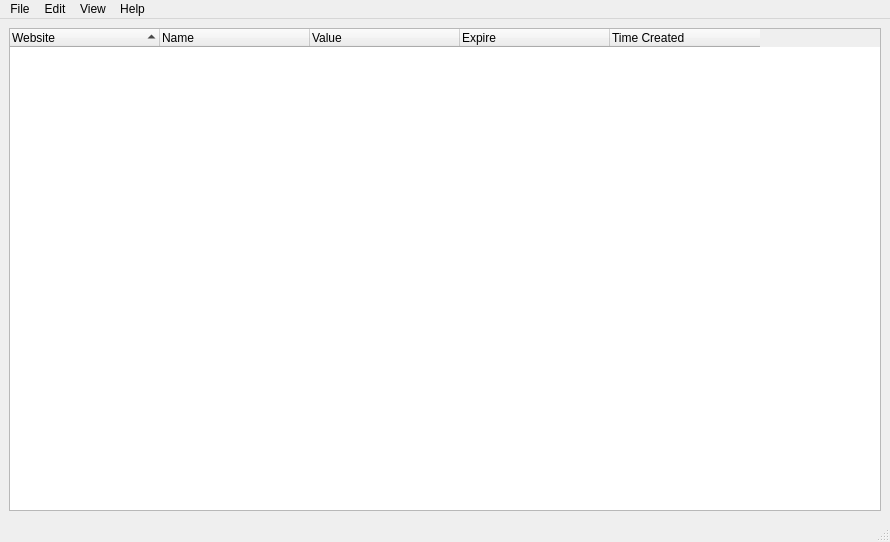
<?xml version="1.0" encoding="UTF-8"?>
<ui version="4.0">
 <class>MainWindow</class>
 <widget class="QMainWindow" name="MainWindow">
  <property name="geometry">
   <rect>
    <x>0</x>
    <y>0</y>
    <width>890</width>
    <height>542</height>
   </rect>
  </property>
  <property name="windowTitle">
   <string>Chrome Cookies</string>
  </property>
  <property name="toolTip">
   <string/>
  </property>
  <widget class="QWidget" name="centralwidget">
   <layout class="QHBoxLayout" name="horizontalLayout">
    <item>
     <widget class="QTreeWidget" name="treeWidget">
      <property name="toolTip">
       <string/>
      </property>
      <property name="statusTip">
       <string/>
      </property>
      <property name="autoScroll">
       <bool>true</bool>
      </property>
      <property name="showDropIndicator" stdset="0">
       <bool>true</bool>
      </property>
      <property name="alternatingRowColors">
       <bool>false</bool>
      </property>
      <property name="selectionMode">
       <enum>QAbstractItemView::ExtendedSelection</enum>
      </property>
      <property name="indentation">
       <number>0</number>
      </property>
      <property name="itemsExpandable">
       <bool>true</bool>
      </property>
      <property name="sortingEnabled">
       <bool>true</bool>
      </property>
      <attribute name="headerDefaultSectionSize">
       <number>150</number>
      </attribute>
      <attribute name="headerMinimumSectionSize">
       <number>150</number>
      </attribute>
      <attribute name="headerShowSortIndicator" stdset="0">
       <bool>true</bool>
      </attribute>
      <attribute name="headerStretchLastSection">
       <bool>false</bool>
      </attribute>
      <column>
       <property name="text">
        <string>Website</string>
       </property>
      </column>
      <column>
       <property name="text">
        <string>Name</string>
       </property>
      </column>
      <column>
       <property name="text">
        <string>Value</string>
       </property>
      </column>
      <column>
       <property name="text">
        <string>Expire</string>
       </property>
      </column>
      <column>
       <property name="text">
        <string>Time Created</string>
       </property>
      </column>
     </widget>
    </item>
   </layout>
  </widget>
  <widget class="QMenuBar" name="menubar">
   <property name="geometry">
    <rect>
     <x>0</x>
     <y>0</y>
     <width>890</width>
     <height>21</height>
    </rect>
   </property>
   <property name="mouseTracking">
    <bool>false</bool>
   </property>
   <widget class="QMenu" name="menuFile">
    <property name="mouseTracking">
     <bool>false</bool>
    </property>
    <property name="title">
     <string>File</string>
    </property>
    <addaction name="actionSave_Selected_Items"/>
    <addaction name="separator"/>
    <addaction name="actionExit"/>
   </widget>
   <widget class="QMenu" name="menuEdit">
    <property name="mouseTracking">
     <bool>false</bool>
    </property>
    <property name="title">
     <string>Edit</string>
    </property>
    <addaction name="actionFind"/>
    <addaction name="separator"/>
    <addaction name="actionSelect_All"/>
    <addaction name="actionDeselect_All"/>
   </widget>
   <widget class="QMenu" name="menuHelp">
    <property name="mouseTracking">
     <bool>false</bool>
    </property>
    <property name="title">
     <string>Help</string>
    </property>
    <addaction name="actionAbout"/>
    <addaction name="actionTurorial"/>
   </widget>
   <widget class="QMenu" name="menuView">
    <property name="mouseTracking">
     <bool>false</bool>
    </property>
    <property name="title">
     <string>View</string>
    </property>
    <addaction name="actionRefresh"/>
   </widget>
   <addaction name="menuFile"/>
   <addaction name="menuEdit"/>
   <addaction name="menuView"/>
   <addaction name="menuHelp"/>
  </widget>
  <widget class="QStatusBar" name="statusbar">
   <property name="statusTip">
    <string/>
   </property>
   <property name="sizeGripEnabled">
    <bool>true</bool>
   </property>
  </widget>
  <action name="actionExit">
   <property name="text">
    <string>Exit</string>
   </property>
  </action>
  <action name="actionSave_Selected_Items">
   <property name="text">
    <string>Save Selected Items                         Ctrl + S</string>
   </property>
   <property name="iconText">
    <string>Save Selected Items                         Ctrl + S</string>
   </property>
  </action>
  <action name="actionFind">
   <property name="text">
    <string>Find                       Ctrl + F</string>
   </property>
  </action>
  <action name="actionSelect_All">
   <property name="text">
    <string>Select All              Ctrl + A</string>
   </property>
  </action>
  <action name="actionDeselect_All">
   <property name="text">
    <string>Deselect All          Ctrl + D</string>
   </property>
  </action>
  <action name="actionAbout">
   <property name="text">
    <string>About</string>
   </property>
  </action>
  <action name="actionTurorial">
   <property name="text">
    <string>Tutorial</string>
   </property>
  </action>
  <action name="actionShow_Grid_Lines">
   <property name="text">
    <string>Show Grid Lines</string>
   </property>
  </action>
  <action name="actionRefresh">
   <property name="text">
    <string>Refresh                                F5</string>
   </property>
  </action>
 </widget>
 <resources/>
 <connections/>
</ui>
